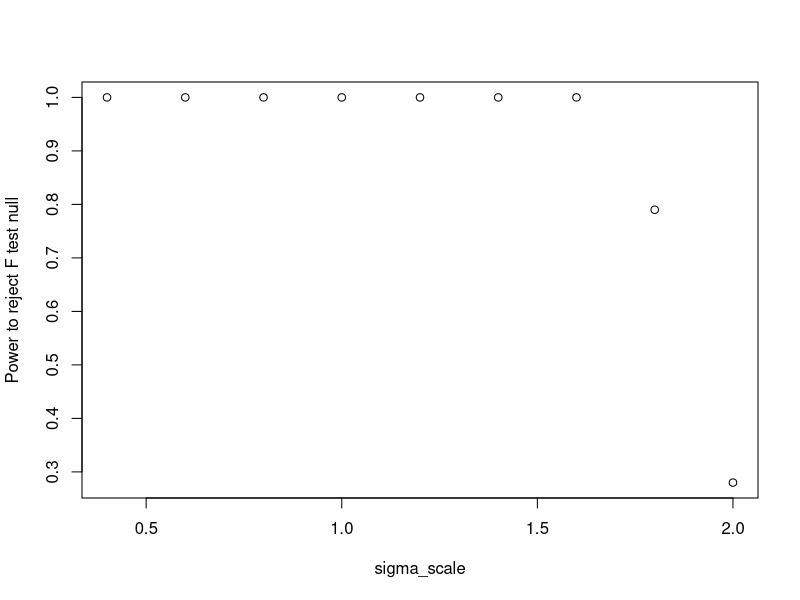
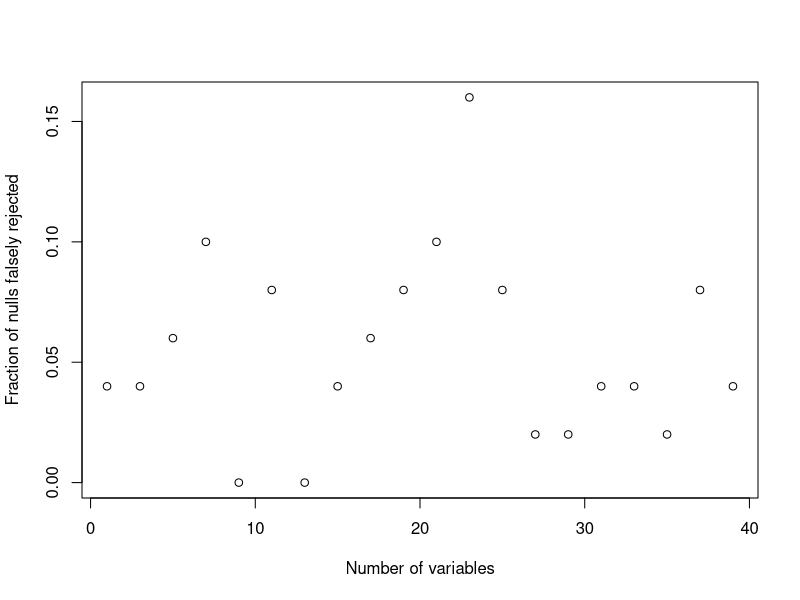
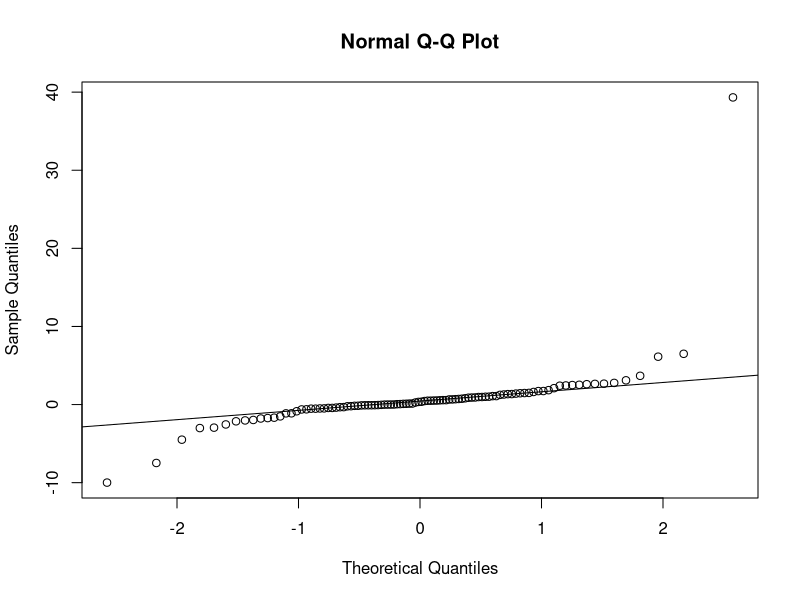

These figures' R source, in order: (Note: a time limit stopped this script after it produced the figures.)
## ---- chunk 1
knitr::opts_chunk$set(echo = TRUE)
## ---- chunk 2
# Generate random X with N rows and p columns.
generate_X <- function(N, p) {
  X <- matrix(runif(N * p), nrow=N)

  return(as.data.frame(X))
}
## ---- chunk 3
# Generate errors for all X. Takes X as an argument; in a correctly specified model,
# the error doesn't depend on X, but we might want to simulate situations where it does.
generate_error <- function(X, sigma) {
  return(sigma * rnorm(nrow(X)))
}

# Generate Y using X, beta, and the error.
generate_Y <- function(X, beta, sigma) {
  return(as.matrix(X) %*% beta + generate_error(X, sigma))
}
## ---- chunk 4
# Return the p value for the F test of a linear model.
f_p_value <- function(fit) {
  fstat <- summary(fit)$fstatistic
  
  pf(fstat["value"], fstat["numdf"], fstat["dendf"], lower.tail=FALSE)
}

# Return the R^2 for a linear model fit.
r_squared <- function(fit) {
  summary(fit)$r.squared
}
## ---- chunk 5
beta <- c(-0.2, 0, -0.8)
sigma <- 0.5 # scale teh normal distribution

# What sample sizes should we try?
#sample_sizes <- 10:100
beta_scale <- seq(0.4, 2, by=0.2)
sigma_scale <- seq(0.4, 2, by=0.2)

# For each sample size, what fraction of the tests were significant?
num_significant <- numeric(length(beta_scale))

# How many times should we try at each sample size?
num_trials <- 100
N <- 50

for (jj in seq_along(sigma_scale)) {
 # beta <- beta*beta_scale[jj]/1.0
  sigma <- sigma*sigma_scale[jj]
  
  for (ii in 1:num_trials) {
    X <- generate_X(N, length(beta))
    Y <- generate_Y(X, beta, sigma)
  
    fit <- lm(Y ~ ., data=X) # . means "all columns"
    
    if (f_p_value(fit) <= 0.05) {
      num_significant[jj] <- num_significant[jj] + 1
    }
  }
}

plot(sigma_scale, num_significant / num_trials,
     xlab="sigma_scale", ylab="Power to reject F test null")
## ---- chunk 6
sigma <- 0.5

# Sample size to try -- needs to be bigger than the number of variables
N <- 100

# How many variables to use in our model
num_variables <- seq(1, 40, by=2)

# For each number of variables, what fraction of the tests were significant?
num_significant <- numeric(length(num_variables))

# How many times should we try?
num_trials <- 50

for (jj in seq_along(num_variables)) {
  p <- num_variables[jj]

  for (ii in 1:num_trials) {
    X <- generate_X(N, p)
    
    # Don't bother using generate_Y, because beta is 0. It would just do a matrix
    # multiplication with 0 for no purpose.
    Y <- generate_error(X, sigma)
  
    fit <- lm(Y ~ ., data=X)
    
    # stepwise regression 
    #step_fit <- step(fit, trace=0) # do stepwise regression
  
    #if (length(coef(step_fit)) > 1 && f_p_value(step_fit) <= 0.05) {
    if (length(coef(fit)) > 1 && f_p_value(fit) <= 0.05) {
      num_significant[jj] <- num_significant[jj] + 1
    }
  }
}

plot(num_variables, num_significant / num_trials,
     xlab="Number of variables", ylab="Fraction of nulls falsely rejected")
## ---- chunk 7
# Generate errors for all X. The errors are t-distributed with 2 degrees of freedom.
generate_error <- function(X, sigma) {
  return(sigma * rt(nrow(X), df=2))
}
## ---- chunk 8
data <- rt(100, df=2)
qqnorm(data)
qqline(data)
## ---- chunk 9
sigma <- 0.5

# Sample size to try -- needs to be bigger than the number of variables
N <- 100

# How many variables to use in our model
num_variables <- seq(1, 40, by=2)

# For each number of variables, what fraction of the tests were significant?
num_significant <- numeric(length(num_variables))

# How many times should we try?
num_trials <- 50

for (jj in seq_along(num_variables)) {
  p <- num_variables[jj]

  for (ii in 1:num_trials) {
    X <- generate_X(N, p)
    
    # Don't bother using generate_Y, because beta is 0. It would just do a matrix
    # multiplication with 0 for no purpose.
    Y <- generate_error(X, sigma)
  
    fit <- lm(Y ~ ., data=X)
    step_fit <- step(fit, trace=0) # do stepwise regression

    if (length(coef(step_fit)) > 1 && f_p_value(step_fit) <= 0.05) {
      num_significant[jj] <- num_significant[jj] + 1
    }
  }
}

plot(num_variables, num_significant / num_trials,
     xlab="Number of variables", ylab="Fraction of nulls falsely rejected")
